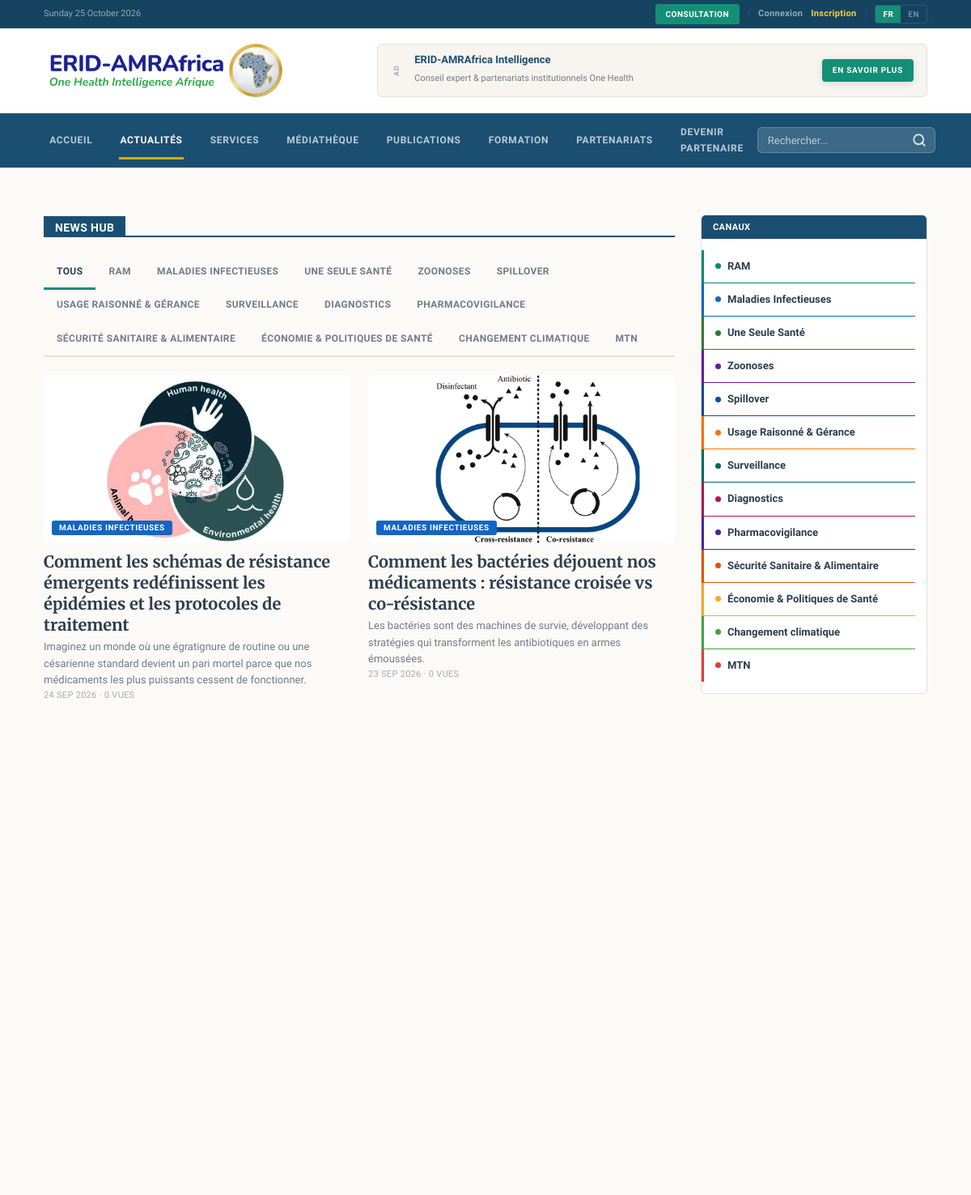
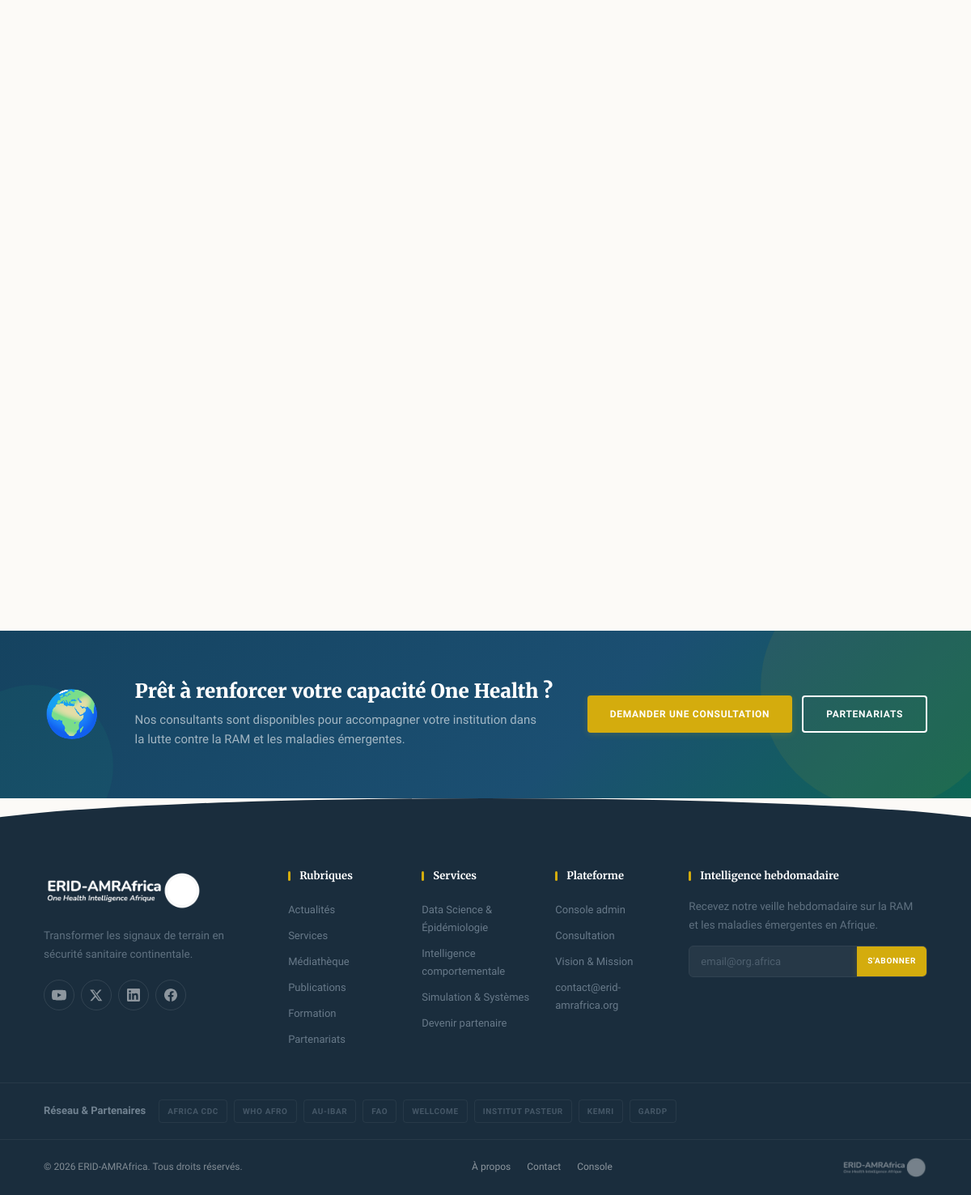
Page /news on the committed database (2 pictures, top to bottom).
### tables this page shows
CREATE TABLE categories (
    id              INT UNSIGNED AUTO_INCREMENT PRIMARY KEY,
    slug            VARCHAR(80)     NOT NULL UNIQUE,
    name_fr         VARCHAR(120)    NOT NULL,
    name_en         VARCHAR(120)    NOT NULL,
    accent_color    VARCHAR(9)      NOT NULL DEFAULT '#0E7C7B',
    sort_order      SMALLINT        NOT NULL DEFAULT 0
);

CREATE TABLE articles (
    id              INT UNSIGNED AUTO_INCREMENT PRIMARY KEY,
    category_id     INT UNSIGNED    NOT NULL,
    author_id       INT UNSIGNED    NULL,
    slug            VARCHAR(200)    NOT NULL UNIQUE,
    title_fr        VARCHAR(255)    NOT NULL,
    title_en        VARCHAR(255)    NOT NULL,
    excerpt_fr      TEXT            NULL,
    excerpt_en      TEXT            NULL,
    body_fr         MEDIUMTEXT      NULL,
    body_en         MEDIUMTEXT      NULL,
    cover_image     VARCHAR(255)    NULL,
    seo_keywords    VARCHAR(500)    NULL,
    status          ENUM('draft','published','archived','trashed') NOT NULL DEFAULT 'draft',
    is_featured     TINYINT(1)      NOT NULL DEFAULT 0,
    published_at    DATETIME        NULL,
    views           INT UNSIGNED    NOT NULL DEFAULT 0,
    created_at      DATETIME        NOT NULL DEFAULT CURRENT_TIMESTAMP,
    updated_at      DATETIME        NOT NULL DEFAULT CURRENT_TIMESTAMP ON UPDATE CURRENT_TIMESTAMP,
    CONSTRAINT fk_articles_cat    FOREIGN KEY (category_id) REFERENCES categories(id),
    CONSTRAINT fk_articles_author FOREIGN KEY (author_id)   REFERENCES users(id) ON DELETE SET NULL,
    INDEX idx_articles_status (status, published_at)
);

CREATE TABLE partners (
    id          INT UNSIGNED AUTO_INCREMENT PRIMARY KEY,
    name        VARCHAR(150)    NOT NULL,
    logo_path   VARCHAR(255)    NULL,
    website_url VARCHAR(500)    NULL,
    is_active   TINYINT(1)      NOT NULL DEFAULT 1,
    sort_order  SMALLINT        NOT NULL DEFAULT 0,
    created_at  DATETIME        NOT NULL DEFAULT CURRENT_TIMESTAMP,
    updated_at  DATETIME        NOT NULL DEFAULT CURRENT_TIMESTAMP ON UPDATE CURRENT_TIMESTAMP
);

### app/Views/public/news.php (the view, shortened to what the rows shown need)
<?php
$e = fn($s) => View::e($s);
$pick = fn($row, $b) => Lang::pick($row, $b);
?>
<div class="container" style="padding-top:30px;padding-bottom:48px">
<div class="layout-2col">
<div class="col-main">
    <div class="td-block">
        <div class="block-title"><span><?= $e(Lang::t('news_hub')) ?></span></div>
        <div class="news-tabs">
            <a href="/news" class="news-tab <?= !$activeCat ? 'active' : '' ?>"><?= $e(Lang::t('all')) ?></a>
            <?php foreach ($categories as $c): ?>
            <a href="/news?cat=<?= $e($c['slug']) ?>"
               class="news-tab <?= $activeCat === $c['slug'] ? 'active' : '' ?>"><?= $e($pick($c, 'name')) ?></a>
            <?php endforeach; ?>
        </div>
        <?php if ($articles): ?>
        <div class="module-row module-row--2">
            <?php foreach (array_slice($articles, 0, 2) as $a): ?>
            <article class="td-module td-module--lg">
                <a href="/news/<?= $e($a['slug']) ?>" class="td-thumb td-thumb--lg" style="background-image:url('<?= $e($a['cover_image'] ?? '') ?>')">
                    <span class="cat-badge" style="background:<?= $e($a['accent_color']) ?>"><?= $e($pick($a, 'cat')) ?></span>
                </a>
                <h3 class="td-mod-title td-mod-title--lg"><a href="/news/<?= $e($a['slug']) ?>"><?= $e($pick($a, 'title')) ?></a></h3>
                <p class="td-mod-excerpt"><?= $e($pick($a, 'excerpt')) ?></p>
                <div class="td-mod-meta"><?= $e($a['published_at'] ? date('d M Y', strtotime($a['published_at'])) : '') ?> · <?= (int)$a['views'] ?> <?= $e(Lang::t('views')) ?></div>
            </article>
            <?php endforeach; ?>
        </div>
        <?php else: ?>
        <div class="empty-state"><p><?= $e(Lang::t('no_content')) ?></p></div>
        <?php endif; ?>
    </div>
</div>
<aside class="col-side">
    <div class="widget">
        <div class="widget-title"><span><?= $e($lang === 'fr' ? 'Canaux' : 'Channels') ?></span></div>
        <div class="widget-body">
            <?php foreach ($categories as $c): ?>
            <a href="/news?cat=<?= $e($c['slug']) ?>" class="widget-cat" style="border-color:<?= $e($c['accent_color']) ?>">
                <span class="cat-dot" style="background:<?= $e($c['accent_color']) ?>"></span>
                <?= $e($pick($c, 'name')) ?>
            </a>
            <?php endforeach; ?>
        </div>
    </div>
</aside>
</div>
</div>

### app/Core/Router.php (shortened to what the rows shown need)
<?php
final class Router
{
    private array $routes = ['GET' => [], 'POST' => []];
    public function get(string $path, callable|array $handler): void
    {
        $this->routes['GET'][$this->normalize($path)] = $handler;
    }
    public function post(string $path, callable|array $handler): void
    {
        $this->routes['POST'][$this->normalize($path)] = $handler;
    }
    private function normalize(string $path): string
    {
        return '/' . trim($path, '/');
    }
    public function dispatch(string $method, string $uri): void
    {
        $path = $this->normalize(parse_url($uri, PHP_URL_PATH) ?: '/');
        foreach ($this->routes[$method] ?? [] as $route => $handler) {
            $pattern = '#^' . preg_replace('#\{[a-zA-Z_]+\}#', '([^/]+)', $route) . '$#';
            if (preg_match($pattern, $path, $m)) {
                array_shift($m);
                $this->invoke($handler, $m);
                return;
            }
        }
    }
    private function invoke(callable|array $handler, array $args): void
    {
        if (is_array($handler)) {
            [$class, $method] = $handler;
            (new $class())->{$method}(...$args);
            return;
        }
    }
}

### app/Views/layouts/public.php (shortened to what the rows shown need)
<?php
$e = fn($s) => View::e($s);
$uri = strtok($_SERVER['REQUEST_URI'] ?? '', '?');
$isHome = ($uri === '/' || $uri === '');
?>
<!DOCTYPE html>
<html lang="<?= $e($lang) ?>">
<head>
    <link rel="stylesheet" href="/assets/css/app.css">
</head>
<body class="public">
<div class="top-bar">
    <div class="container top-bar__inner">
        <div class="top-bar__left">
            <span class="top-bar__date"><?= $e(date($lang === 'fr' ? 'l d F Y' : 'l, F d, Y')) ?></span>
        </div>
        <div class="top-bar__right">
            <a class="top-bar__btn" href="/intake/analytics"><?= $e(Lang::t('nav_cta')) ?></a>
            <span class="top-bar__sep">|</span>
            <a class="top-bar__link" href="/admin/login"><?= $e($lang === 'fr' ? 'Connexion' : 'Login') ?></a>
            <a class="top-bar__link top-bar__link--accent" href="/intake/analytics"><?= $e($lang === 'fr' ? 'Inscription' : 'Sign up') ?></a>
            <span class="top-bar__sep">|</span>
            <span class="lang-switch">
                <a href="?lang=fr" class="<?= $lang === 'fr' ? 'on' : '' ?>">FR</a>
                <a href="?lang=en" class="<?= $lang === 'en' ? 'on' : '' ?>">EN</a>
            </span>
        </div>
    </div>
</div>
<header class="site-header" role="banner">
    <div class="container header__inner">
        <a class="brand" href="/" aria-label="ERID-AMRAfrica">
            <img src="/assets/logo.png" alt="ERID-AMRAfrica — One Health Intelligence Afrique" class="brand-logo">
        </a>
        <div class="header-banner">
            <div class="header-banner__inner">
                <span class="header-banner__label">Ad</span>
                <div class="header-banner__content">
                    <strong>ERID-AMRAfrica Intelligence</strong>
                    <span><?= $e($lang === 'fr' ? 'Conseil expert & partenariats institutionnels One Health' : 'Expert advisory & institutional One Health partnerships') ?></span>
                </div>
                <a class="btn btn-accent sm" href="/pricing"><?= $e($lang === 'fr' ? 'En savoir plus' : 'Learn more') ?></a>
            </div>
        </div>
    </div>
</header>
<nav class="nav-bar" role="navigation" aria-label="<?= $lang === 'fr' ? 'Navigation principale' : 'Main navigation' ?>">
    <div class="container nav-bar__inner">
        <div class="menu" id="mainMenu">
            <a href="/" <?= $isHome ? 'class="active"' : '' ?>><?= $e($lang === 'fr' ? 'Accueil' : 'Home') ?></a>
            <a href="/news" <?= $uri === '/news' ? 'class="active"' : '' ?>><?= $e(Lang::t('nav_news')) ?></a>
            <a href="/services" <?= $uri === '/services' ? 'class="active"' : '' ?>><?= $e(Lang::t('nav_services')) ?></a>
            <a href="/media" <?= $uri === '/media' ? 'class="active"' : '' ?>><?= $e(Lang::t('nav_media')) ?></a>
            <a href="/publications" <?= $uri === '/publications' ? 'class="active"' : '' ?>><?= $e(Lang::t('nav_publications')) ?></a>
            <a href="/classroom" <?= $uri === '/classroom' ? 'class="active"' : '' ?>><?= $e($lang === 'fr' ? 'Formation' : 'Academy') ?></a>
            <a href="/pricing" <?= $uri === '/pricing' ? 'class="active"' : '' ?>><?= $e(Lang::t('nav_pricing')) ?></a>
            <a href="/intake/advisory"><?= $e(Lang::t('cta_band_btn')) ?></a>
        </div>
        <div class="nav-search" id="navSearch">
            <form action="/search" method="get" class="nav-search__form" role="search">
                <input type="search" name="q" class="nav-search__input" placeholder="<?= $e($lang === 'fr' ? 'Rechercher...' : 'Search...') ?>" aria-label="<?= $e($lang === 'fr' ? 'Rechercher' : 'Search') ?>" autocomplete="off" id="globalSearchInput">
                <button type="submit" class="nav-search__btn" aria-label="Search">
                    <svg width="18" height="18" viewBox="0 0 24 24" fill="none" stroke="currentColor" stroke-width="2.5" stroke-linecap="round"><circle cx="11" cy="11" r="8"/><path d="M21 21l-4.35-4.35"/></svg>
                </button>
            </form>
        </div>
    </div>
</nav>
<main class="site-main"><?= $content ?></main>
<div class="pre-footer">
    <div class="container pre-footer__inner">
        <div class="pre-footer__icon">🌍</div>
        <div class="pre-footer__text">
            <h3><?= $e($lang === 'fr' ? 'Prêt à renforcer votre capacité One Health ?' : 'Ready to strengthen your One Health capacity?') ?></h3>
            <p><?= $e($lang === 'fr' ? 'Nos consultants sont disponibles pour accompagner votre institution dans la lutte contre la RAM et les maladies émergentes.' : 'Our consultants are ready to support your institution in the fight against AMR and emerging diseases.') ?></p>
        </div>
        <div class="pre-footer__actions">
            <a class="btn btn-gold lg" href="/intake/advisory"><?= $e(Lang::t('hero_cta')) ?></a>
            <a class="btn btn-outline lg" href="/pricing"><?= $e(Lang::t('nav_pricing')) ?></a>
        </div>
    </div>
</div>
<footer class="site-footer" role="contentinfo">
    <div class="footer-wave"></div>
    <div class="footer-top">
        <div class="container footer-grid">
            <div class="footer-col footer-col--brand">
                <div class="brand footer-brand"><img src="/assets/logo.png" alt="ERID-AMRAfrica" class="footer-logo"></div>
                <p class="footer-desc"><?= $e(Lang::t('footer_tagline')) ?></p>
                <div class="footer-social">
                    <a href="https://www.youtube.com/@ERID-AMRAfrica" target="_blank" rel="noopener" title="YouTube" class="fs-youtube">
                    </a>
                    <a href="https://x.com/eridamrafrica" target="_blank" rel="noopener" title="X" class="fs-x">
                        <svg width="16" height="16" viewBox="0 0 24 24" fill="currentColor"><path d="M18.2 2.25h3.51l-7.67 8.77 9.02 11.92h-7.06l-5.54-7.24-6.34 7.24H.61l8.2-9.38L.2 2.25h7.24l5.01 6.62 5.75-6.62zm-1.23 18.56h1.94L7.16 4.23H5.08l11.89 16.58z"/></svg>
                    </a>
                    <a href="https://www.linkedin.com/company/erid-amrafrica" target="_blank" rel="noopener" title="LinkedIn" class="fs-linkedin">
                    </a>
                    <a href="https://www.facebook.com/eridamrafrica" target="_blank" rel="noopener" title="Facebook" class="fs-facebook">
                    </a>
                </div>
            </div>
            <div class="footer-col">
                <h4><?= $e($lang === 'fr' ? 'Rubriques' : 'Sections') ?></h4>
                <a href="/news"><?= $e(Lang::t('nav_news')) ?></a>
                <a href="/services"><?= $e(Lang::t('nav_services')) ?></a>
                <a href="/media"><?= $e(Lang::t('nav_media')) ?></a>
                <a href="/publications"><?= $e(Lang::t('nav_publications')) ?></a>
                <a href="/classroom"><?= $e($lang === 'fr' ? 'Formation' : 'Academy') ?></a>
                <a href="/pricing"><?= $e(Lang::t('nav_pricing')) ?></a>
            </div>
            <div class="footer-col">
                <h4><?= $e($lang === 'fr' ? 'Services' : 'Services') ?></h4>
                <a href="/intake/quant"><?= $e($lang === 'fr' ? 'Data Science & Épidémiologie' : 'Data Science & Epidemiology') ?></a>
                <a href="/intake/qual"><?= $e($lang === 'fr' ? 'Intelligence comportementale' : 'Behavioral Intelligence') ?></a>
                <a href="/intake/systems"><?= $e($lang === 'fr' ? 'Simulation & Systèmes' : 'Simulation & Systems') ?></a>
                <a href="/intake/advisory"><?= $e(Lang::t('cta_band_btn')) ?></a>
            </div>
            <div class="footer-col">
                <h4><?= $e($lang === 'fr' ? 'Plateforme' : 'Platform') ?></h4>
                <a href="/admin/login"><?= $e($lang === 'fr' ? 'Console admin' : 'Admin console') ?></a>
                <a href="/intake/analytics"><?= $e(Lang::t('nav_cta')) ?></a>
                <a href="/page/vision-mission"><?= $e($lang === 'fr' ? 'Vision & Mission' : 'Vision & Mission') ?></a>
                <?php
                    $contactEmail = \App\Core\Database::one("SELECT value_fr FROM settings WHERE setting_key = 'contact_email'")['value_fr'] ?? 'contact@erid-amrafrica.org';
                ?>
                <a href="mailto:<?= $e($contactEmail) ?>"><?= $e($contactEmail) ?></a>
            </div>
            <div class="footer-col footer-col--newsletter">
                <h4><?= $e(Lang::t('footer_newsletter')) ?></h4>
                <p class="footer-desc"><?= $e($lang === 'fr' ? 'Recevez notre veille hebdomadaire sur la RAM et les maladies émergentes en Afrique.' : 'Get our weekly AMR and emerging disease intelligence briefing for Africa.') ?></p>
                <form id="subForm" class="sub-form" aria-label="Newsletter">
                    <input type="email" name="email" placeholder="email@org.africa" required aria-label="Email">
                    <button class="btn btn-gold sm" type="submit"><?= $e(Lang::t('subscribe')) ?></button>
                </form>
            </div>
        </div>
    </div>
    <?php
        $__fpEnabled = \App\Core\Database::one("SELECT value_fr FROM settings WHERE setting_key = 'footer_partners_enabled'");
        $__fpPartners = (($__fpEnabled['value_fr'] ?? '1') === '1')
            ? \App\Core\Database::all("SELECT name, logo_path, website_url FROM partners WHERE is_active = 1 ORDER BY sort_order")
            : [];
    ?>
    <?php if ($__fpPartners): ?>
    <div class="footer-mid">
        <div class="container footer-partners">
            <span class="footer-partners__label"><?= $e($lang === 'fr' ? 'Réseau & Partenaires' : 'Network & Partners') ?></span>
            <div class="footer-partners__list">
                <?php foreach ($__fpPartners as $__fp): ?>
                    <?php if ($__fp['logo_path']): ?>
                        <img src="<?= $e($__fp['logo_path']) ?>" alt="<?= $e($__fp['name']) ?>" class="footer-partners__logo">
                    <?php else: ?>
                        <span><?= $e($__fp['name']) ?></span>
                    <?php endif; ?>
                <?php endforeach; ?>
            </div>
        </div>
    </div>
    <?php endif; ?>
    <div class="footer-bottom">
        <div class="container footer-bottom__inner">
            <span>&copy; <?= date('Y') ?> ERID-AMRAfrica. <?= $e($lang === 'fr' ? 'Tous droits réservés.' : 'All rights reserved.') ?></span>
            <span class="footer-bottom__links">
                <a href="/page/vision-mission"><?= $e($lang === 'fr' ? 'À propos' : 'About') ?></a>
                <a href="mailto:<?= $e($contactEmail) ?>"><?= $e($lang === 'fr' ? 'Contact' : 'Contact') ?></a>
                <a href="/admin/login">Console</a>
            </span>
            <span class="footer-bottom__brand"><img src="/assets/logo.png" alt="ERID-AMRAfrica" class="footer-bottom__logo"></span>
        </div>
    </div>
</footer>
</body>
</html>

### rows in the picture
categories: name_fr "RAM"
categories: name_fr "MALADIES INFECTIEUSES", name_fr "Maladies Infectieuses"
categories: name_fr "UNE SEULE SANTÉ", name_fr "Une Seule Santé"
categories: name_fr "ZOONOSES", name_fr "Zoonoses"
categories: name_fr "SPILLOVER", name_fr "Spillover"
categories: name_fr "USAGE RAISONNÉ & GÉRANCE", name_fr "Usage Raisonné & Gérance"
categories: name_fr "SURVEILLANCE", name_fr "Surveillance"
categories: name_fr "DIAGNOSTICS", name_fr "Diagnostics"
categories: name_fr "PHARMACOVIGILANCE", name_fr "Pharmacovigilance"
categories: name_fr "SÉCURITÉ SANITAIRE & ALIMENTAIRE", name_fr "Sécurité Sanitaire & Alimentaire"
categories: name_fr "ÉCONOMIE & POLITIQUES DE SANTÉ", name_fr "Économie & Politiques de Santé"
categories: name_fr "CHANGEMENT CLIMATIQUE", name_fr "Changement climatique"
categories: name_fr "MTN"
articles: cover_image (picture), category.name_fr "MALADIES INFECTIEUSES", title_fr "Comment les schémas de résistance émergents redéfinissent les épidémies et les protocoles de traitement", excerpt_fr "Imaginez un monde où une égratignure de routine ou une césarienne standard devient un pari mortel parce que nos médicaments les plus puissants cessent de fonctionner.", published_at "24 SEP 2026", views "0"
articles: cover_image (picture), category.name_fr "MALADIES INFECTIEUSES", title_fr "Comment les bactéries déjouent nos médicaments : résistance croisée vs co-résistance", excerpt_fr "Les bactéries sont des machines de survie, développant des stratégies qui transforment les antibiotiques en armes émoussées.", published_at "23 SEP 2026", views "0"
partners: name "AFRICA CDC"
partners: name "WHO AFRO"
partners: name "AU-IBAR"
partners: name "FAO"
partners: name "WELLCOME"
partners: name "INSTITUT PASTEUR"
partners: name "KEMRI"
partners: name "GARDP"

### other values in the picture
$e($contactEmail) "contact@erid-amrafrica.org"
$e($lang === 'fr' ? 'Tous droits réservés.' : 'All rights reserved.') "Tous droits réservés."
